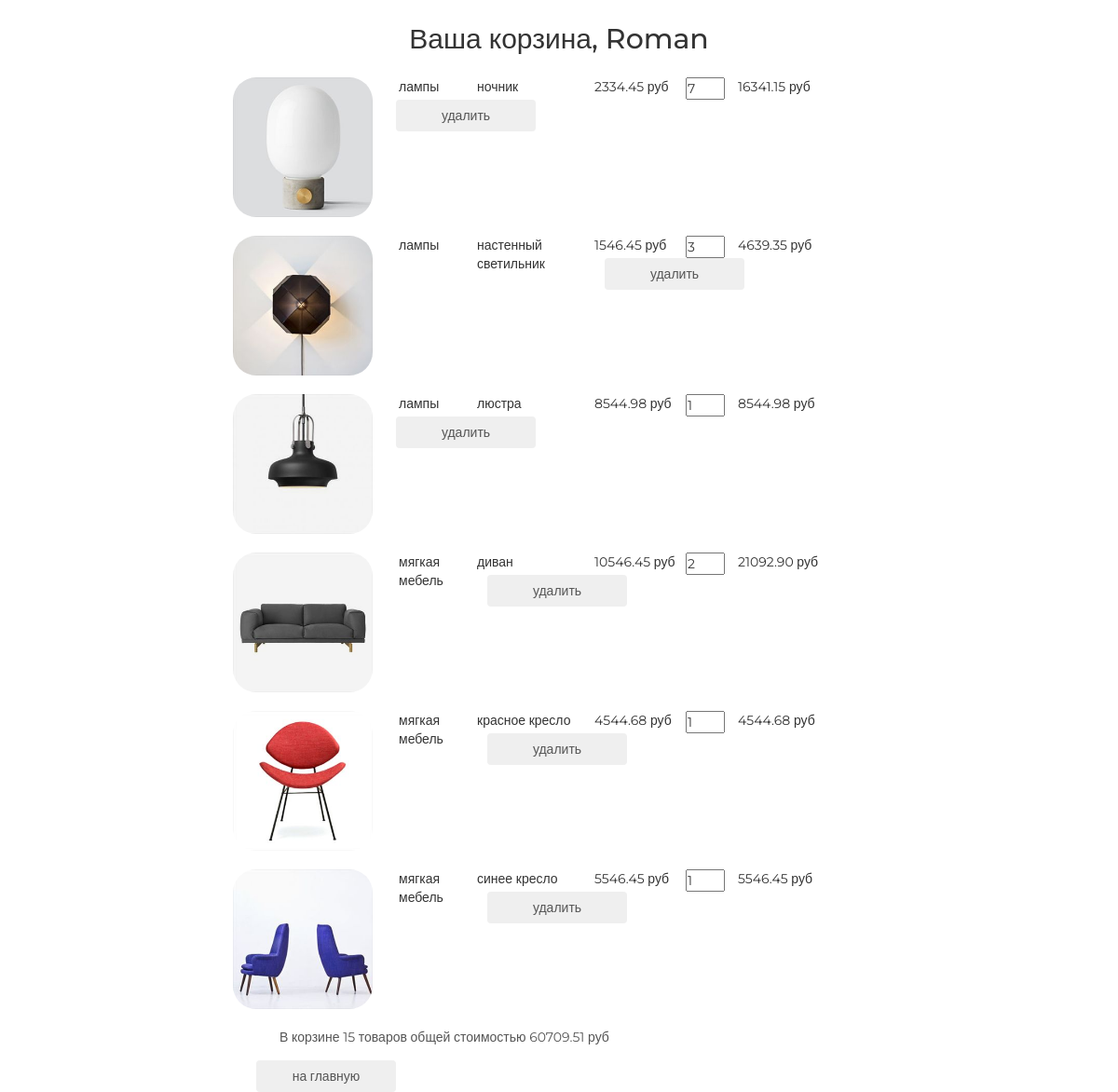
The page /basket/ (signed in) on the database as committed earlier.
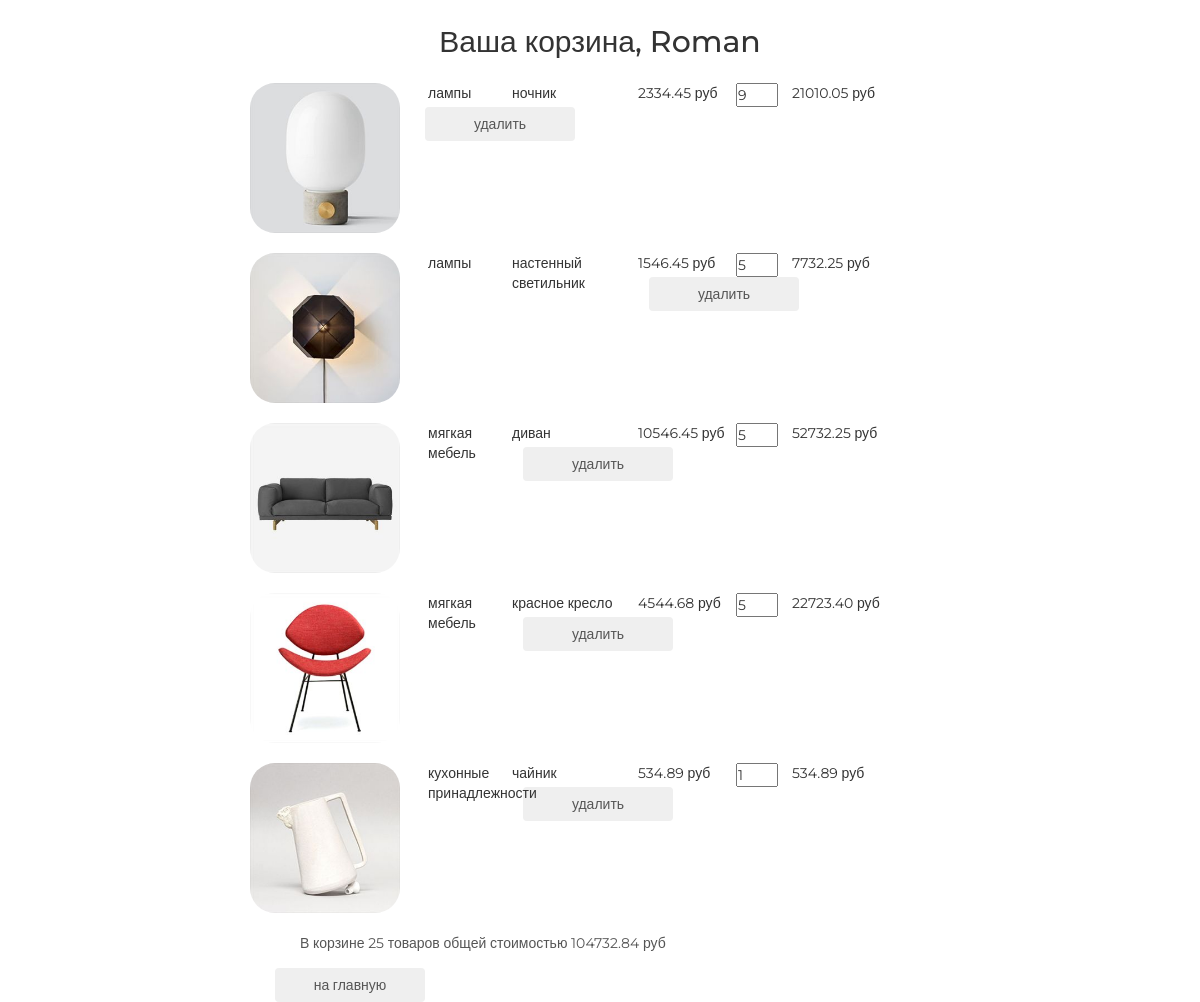
The same page on the database as committed later.
### basketapp/models.py (models this page shows)
class Basket(models.Model):
    user = models.ForeignKey(settings.AUTH_USER_MODEL, on_delete=models.CASCADE, related_name='basket')
    product = models.ForeignKey(Product, on_delete=models.CASCADE)
    quantity = models.PositiveSmallIntegerField(verbose_name='количество', default=0)
    add_datetime = models.DateTimeField(auto_now_add=True, verbose_name='время')
    @property
    def product_cost(self):
        return self.product.price * self.quantity
    @property
    def total_quantity(self):
        _item = Basket.objects.filter(user=self.user)
        _total_quantity = sum(list(map(lambda x: x.quantity, _item)))
        return _total_quantity
    @property
    def total_cost(self):
        _item = Basket.objects.filter(user=self.user)
        _total_cost = sum(list(map(lambda x: x.product_cost, _item)))
        return _total_cost

### mainapp/models.py (models this page shows, shortened)
class Product(models.Model):
    category = models.ForeignKey(ProductCategory, on_delete=models.CASCADE)
    name = models.CharField(verbose_name='наименование продука', max_length=128)
    image = models.ImageField(upload_to='product_images', blank=True)
    short_desc = models.CharField(verbose_name='кратокое описание продукта', max_length=60, blank=True)
    description = models.TextField(verbose_name='описание продукта', blank=True)
    price = models.DecimalField(verbose_name='цена продукта', max_digits=8, decimal_places=2, default=0)
    quantity = models.PositiveIntegerField(verbose_name='количество на складе', default=0)

class ProductCategory(models.Model):
    name = models.CharField(verbose_name='наиментование категории', max_length=64, unique=True)
    description = models.TextField(verbose_name='описание категории', blank=True)
    create_dt = models.DateTimeField(verbose_name='дата создания категории', auto_now_add=True)

### authapp/models.py (models this page shows)
class ShopUser(AbstractUser):
    avatar = models.ImageField(upload_to='users_avatars', blank=True)
    age = models.PositiveSmallIntegerField(verbose_name='возраст')

### basketapp/views.py (the view)
# urls.py: path('', basketapp.basket, name = 'view'),
@login_required
def basket(request):
    title = 'корзина'
    basket_items = Basket.objects.filter(user=request.user).order_by('product__category')
    content = {
        'title': title,
        'basket_items': basket_items,
    }
    return render(request, 'basketapp/basket.html', content)

### basketapp/templates/basketapp/basket.html
{% extends 'basketapp/base.html' %}
{% load static %}
{% block content %}
      <div class="basket_list">
        {% include 'basketapp/includes/inc_basket_list.html' %}
      </div>
    <div>
        <button class="btn btn-round">
          <a href="{% url 'main' %}">на главную</a>
        </button>
    </div>
{% endblock %}

### basketapp/templates/basketapp/includes/inc_basket_list.html
{% for item in basket_items %}
    <div class="basket_record">
      <img src="/media/{{ item.product.image }}"
           alt="{{ item.product.short_desc }}">
      <span class="category_name">{{ item.product.category.name }}</span>
      <span class="product_name">{{ item.product.name }}</span>
      <span class="product_price">{{ item.product.price }} руб</span>
      <input type="number" name="{{ item.pk }}"
                           min="0"
                           value="{{ item.quantity }}">
      <span class="product_cost">{{ item.product_cost }} руб</span>
      <button class="btn btn-round">
        <a href="{% url 'basket:remove' item.pk %}" class="">
          удалить
        </a>
      </button>
    </div>
  {% endfor %}
{% if basket_items %}
    <div class="basket_summary">
      В корзине {{ basket_items.0.total_quantity }} товаров общей стоимостью
                {{ basket_items.0.total_cost }} руб
    </div>
{% endif %}

Rows that differ between the two databases and show on the page:
removed Basket: product.image (picture), product.category.name "лампы", product.name "ночник", product.price "2334.45", quantity "7", product_cost "16341.15", user+quantity "15", user+product+quantity "60709.51"
removed Basket: product.image (picture), product.category.name "лампы", product.name "настенный светильник", product.price "1546.45", quantity "3", product_cost "4639.35"
removed Basket: product.image (picture), product.category.name "лампы", product.name "люстра", product.price "8544.98", quantity "1", product_cost "8544.98"
removed Basket: product.image (picture), product.category.name "мягкая мебель", product.name "красное кресло", product.price "4544.68", quantity "1", product_cost "4544.68"
removed Basket: product.image (picture), product.category.name "мягкая мебель", product.name "синее кресло", product.price "5546.45", quantity "1", product_cost "5546.45"
added Basket: product.image (picture), product.category.name "лампы", product.name "ночник", product.price "2334.45", pk "9", product_cost "21010.05", user+quantity "25", user+product+quantity "104732.84"
added Basket: product.image (picture), product.category.name "лампы", product.name "настенный светильник", product.price "1546.45", quantity "5", product_cost "7732.25"
changed Basket "диван": quantity "2" → "5"; product_cost "21092.90" → "52732.25"
added Basket: product.image (picture), product.category.name "мягкая мебель", product.name "красное кресло", product.price "4544.68", quantity "5", product_cost "22723.40"
added Basket: product.image (picture), product.category.name "кухонные принадлежности", product.name "чайник", product.price "534.89", quantity "1", product_cost "534.89"
